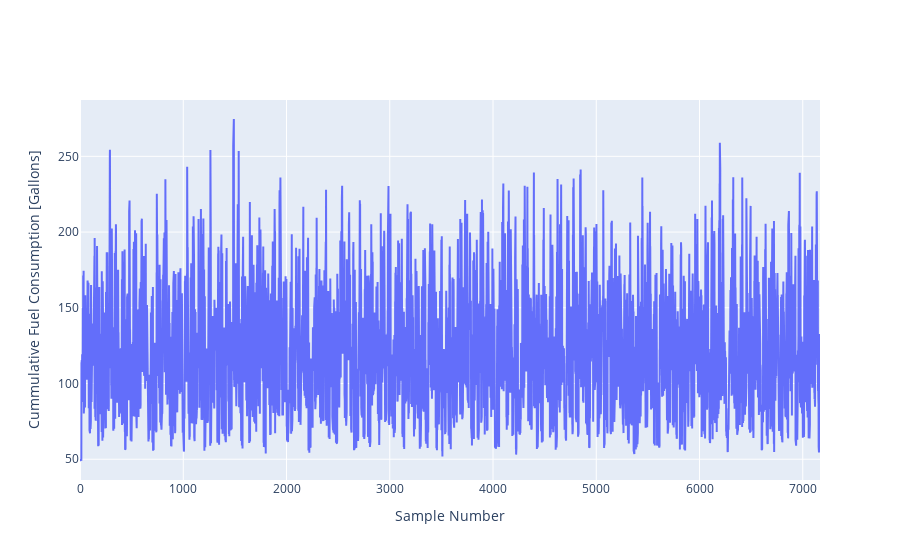

Notebook cell for this chart:
### Markdown cell above
### FC vs Sim #

### Code cell
fig = go.Figure()
fig.add_trace(go.Scatter(x=results_df.index, y=results_df['Fuel [gal]'], mode='lines'))
fig.update_layout(yaxis=dict(title="Cummulative Fuel Consumption [Gallons]"),
                  xaxis=dict(title='Sample Number')
                 )
fig.show()

### Figure 1 — Plotly figure (JSON) as saved in the notebook; plotly's stock layout.template omitted (floating-point values rounded to 4 significant figures; data arrays with more than 128 entries replaced by an {"elided": "..."} marker saying what was removed)
{"data": [{"mode": "lines", "type": "scatter", "x": {"elided": "7168 int values"}, "y": {"elided": "7168 float values"}}], "layout": {"autosize": true, "xaxis": {"autorange": true, "range": [0, 7167], "title": {"text": "Sample Number"}, "type": "linear"}, "yaxis": {"autorange": true, "range": [36.3, 287.2], "title": {"text": "Cummulative Fuel Consumption [Gallons]"}, "type": "linear"}}}
